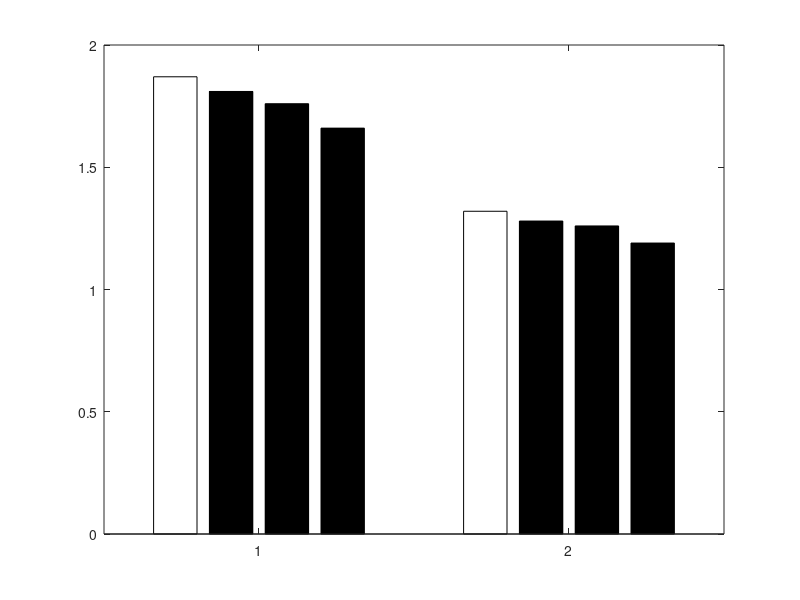

Write MATLAB code to recreate this figure. (Note: this script raises an error after producing the figure.)

gamma = [1.87 1.81 1.76 1.66;
         1.32 1.28 1.26 1.19];

% for idx = 1:2
%     gamma(idx, :) = gamma(idx, :)./gamma(idx, 1);
% end

bar1 = [gamma(:, 1) gamma(:, 2) gamma(:, 3) gamma(:, 4)];
b = bar(bar1, 'FaceColor', 'flat');
for k = 1:size(bar1,2)
    b(k).CData = k;
end
% b(1).FaceColor = [.2 .6 .5];

leg1 = legend({'$~~p=1$', '$~~p=5$', '$~~p=10$', '$~~p=20$'}, 'Orientation','horizontal', 'NumColumns', 2, 'FontWeight', 'bold');
set (leg1, 'Interpreter', 'latex');
set (leg1, 'FontSize', 20);

xlabel('System 1', 'FontSize', 24, 'FontName', 'Serif', 'Interpreter','LaTex');
ylabel('$\gamma$', 'FontSize', 24, 'FontName', 'Serif', 'Interpreter','LaTex');
set(gca,'xticklabel',{'$N_{\Phi^{-1}}^1$','$N_{\Phi^{-1}}^4$'},'TickLabelInterpreter', 'latex')
% ylim([0 1.25]);